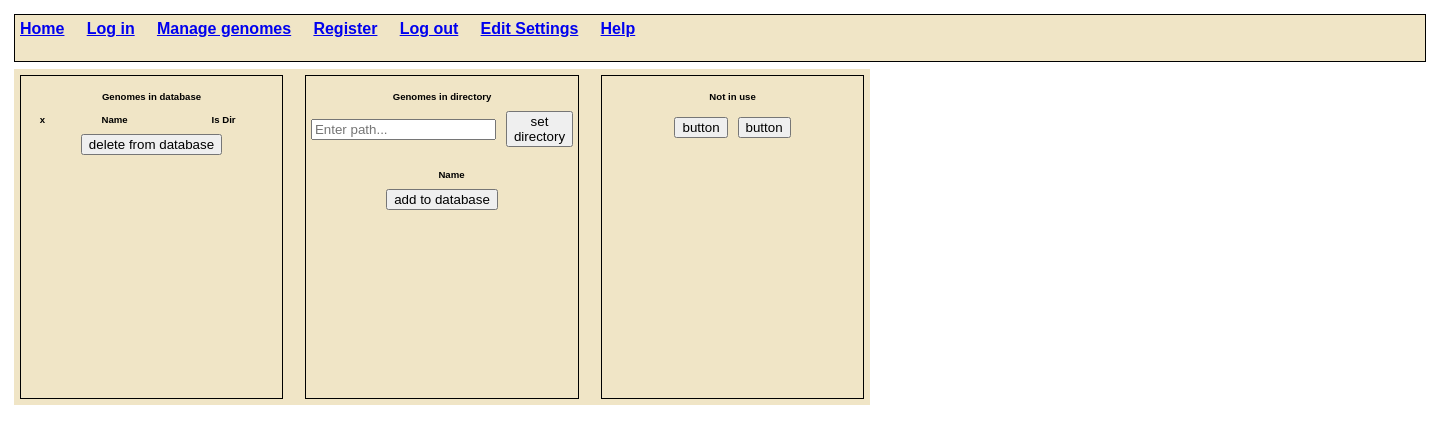
/managegenomes, run on an earlier commit of the app's database.
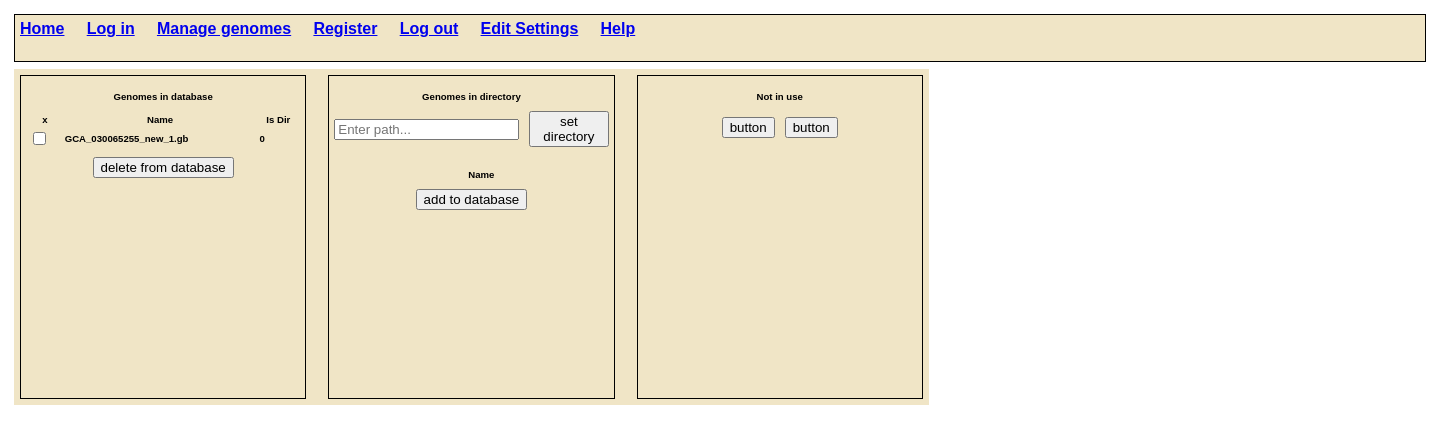
And on a later commit of the database.
### event/models.py (models this page shows)
class genomeEntry(models.Model):
    name=models.CharField('name',max_length=120)
    nick=models.CharField('nick',max_length=120,default="-")
    path=models.CharField('path',max_length=120,default="-1")
    extra=models.CharField('extra',max_length=120)
    is_dir=models.CharField('is_dir',max_length=120,default=-1)
    description=models.TextField(blank=True)
    contigs_num=models.IntegerField('contigs_num',default=-1)
    genome_size=models.IntegerField('genome_size',default=-1)
    footprint_size=models.IntegerField('footprint_size',default=-1)
    footprint_perc=models.FloatField('footprint_size',default=-1.0)
    button_analyse_isok=models.TextField('button_analyse_isok',default="red")
    button_prepare_isok=models.TextField('button_prepare_isok',default="red")
    button_blast_isok=models.TextField('button_blast_isok',default="red")
    button_blastanal_isok=models.TextField('button_blastanal_isok',default="red")
    button_footprints_isok=models.TextField('button_footprints_isok',default="red")
    button_analyse_results_isok=models.TextField('button_analyse_results_isok',default="red")
    files_num=models.IntegerField('files_num',default=-1)
    footprints=models.ManyToManyField(Footprint,blank=True)
    work_files_dir=models.CharField('work_files_dir',max_length=120,default="D:/workfiles/")
    concat_fasta_file=models.CharField('concat_fasta_file',max_length=120,default="")
    blast_results_file=models.CharField('blast_results_file',max_length=120,default="")
    blast_analysis_file=models.CharField('blast_analysis_file',max_length=120,default="")
    analysed_gb_files=models.CharField('analysed_gb_files',max_length=120,default="")
    is_list_csv_file=models.CharField('is_list_csv_file',max_length=120,default="")
    is_frequency_pic=models.CharField('is_frequency_pic',max_length=120,default="")
    def __str__(self):
	    return self.name

### event/views.py (the view)
# urls.py: path('managegenomes',views.managegenomes,name="managegenomes"),
def managegenomes(request):
    dbsquares = genomeEntry.objects.all()
    try:
        currendir_listing = os.listdir(request.user.userprofile.current_genome_dir)
    except:
        currendir_listing = []
    if request.method == 'POST':
        sent_action = request.POST.get('command')
        sent_answer = request.POST.get('answer')
        if sent_action == 'deletegenomes':
            print("sent_command deletegenomes")
            sent_answer = request.POST.get('answer').split(",")
            for i in sent_answer:
                genObj = genomeEntry.objects.filter(name=i).first()
                if genObj is not None:
                    genObj.delete()
            return render(request,'event/managegenomes.html',{'squaredb':dbsquares,'currentdir_listing':currendir_listing})
        if sent_action == 'addgenomes':
            print("sent_command addgenomes")
            sent_answer = request.POST.get('answer').split(",")
            for i in sent_answer:
                print(i)
                existing_entry = genomeEntry.objects.filter(name=i).first()
                if not existing_entry:
                    cleanedname=remove_extension(i)
                    if os.path.isdir(request.user.userprofile.current_genome_dir+"/"+i):
                        dirinput="1"
                    else:
                        dirinput="0"
                    my_work_files_dir=request.user.userprofile.work_files_dir+"/"+cleanedname
                    if not os.path.exists(my_work_files_dir):
                        os.makedirs(my_work_files_dir)
                    my_blast_files_dir=request.user.userprofile.blast_files_dir+"/"+cleanedname
                    if not os.path.exists(my_blast_files_dir):
                        os.makedirs(my_blast_files_dir)
                    genomeP = genomeEntry.objects.create(name=i, path=request.user.userprofile.current_genome_dir, extra='sea3', is_dir=dirinput,blast_results_file=my_blast_files_dir,work_files_dir=my_work_files_dir)
            return render(request,'event/managegenomes.html',{'squaredb':dbsquares,'currentdir_listing':currendir_listing})
        if sent_action == 'commitDirectory':
            print("sent_command commitdirectory")
            sent_path = request.POST.get('answer')
            print (sent_path)
            if os.path.isdir(sent_path):
                request.user.userprofile.current_genome_dir=sent_path
                currendir_listing = os.listdir(sent_path)
                request.user.userprofile.save()
            currendir_listing = os.listdir(request.user.userprofile.current_genome_dir)
            return render(request,'event/managegenomes.html',{'squaredb':dbsquares,'currentdir_listing':currendir_listing})
    else:
        return render(request,'event/managegenomes.html',{'squaredb':dbsquares,'currentdir_listing':currendir_listing})

### event/templates/event/managegenomes.html (shortened to what this page needs)
 {% extends 'event/base.html' %}
{% load static %}
{%block content%}
<!DOCTYPE html>
<html lang="en">
<head>
</head>
<body>
    <div class="container">
    <div class="header">
        <a class="nav-link" href="{% url 'home' %}">Home</a>&nbsp;&nbsp;&nbsp;&nbsp;
        <a class="nav-link" href="{% url 'login' %}">Log in</a>&nbsp;&nbsp;&nbsp;&nbsp;
        <a class="nav-link" href="{% url 'managegenomes' %}">Manage genomes</a>&nbsp;&nbsp;&nbsp;&nbsp;
          <a class="nav-link" href="{% url 'register_user' %}">Register</a>&nbsp;&nbsp;&nbsp;&nbsp;
          <a class="nav-link" href="{% url 'logout' %}">Log out</a>&nbsp;&nbsp;&nbsp;&nbsp;
          <a class="nav-link" href="{% url 'editSettings' %}"> Edit Settings</a>&nbsp;&nbsp;&nbsp;&nbsp;
          <a class="nav-link" href="{% url 'help' %}">Help</a>&nbsp;&nbsp;&nbsp;&nbsp;
    </div>
    <div class="container2">
        <div class="box2">
        <p>Genomes in database</p>
            <table id="example" class="table table-striped" style="width:100%">
                <thead>
                    <tr>
                      <th>x</th>
                        <th>Name</th>
                        <th>Is Dir</th>
                    </tr>
                </thead>
                <tbody>
                  {% for item in squaredb %}
                  <tr>
                    <td><input type="checkbox" name="{{ item }}" {% if item.is_checked %}checked{% endif %}></td>
                    <td> {{item.name}}</td>
                    <td> {{item.is_dir}}</td>
                  </tr>
                {% endfor %}
            </table>
            <div class="buttons">
                <button type="button" onclick="deleteGenome()">delete from database</button>
            </div>
        </div>
        <div class="box2">
            <p>Genomes in directory</p>
            <form method="post" id="question-form" action="" style="display: flex; align-items: center;">
                <input type="text" id="path-input" name="path" placeholder="Enter path..." style="display: inline-block; margin-right: 10px;">
                <button type="button" onclick="commitDirectory()" style="display: inline-block;">set directory</button>
            </form>
            <table id="example" class="table table-striped" style="width:100%">
                <thead>
                    <tr>
                      <th></th>
                        <th>Name</th>
                    </tr>
                </thead>
            </table>
            <div class="buttons">
                <button type="button" onclick="addGenomes()">add to database</button>
            </div>
        </div>
        <div class="box2">
            <p>Not in use</p>
            <div class="buttons">
                <button>button</button>
                <button>button</button>
            </div>
        </div>
    </div>
</div>
    </body>
</html>
{%endblock%}

What changed in the data, as far as the page shows it:
added genomeEntry: name "GCA_030065255_new_1.gb", is_dir "0"
